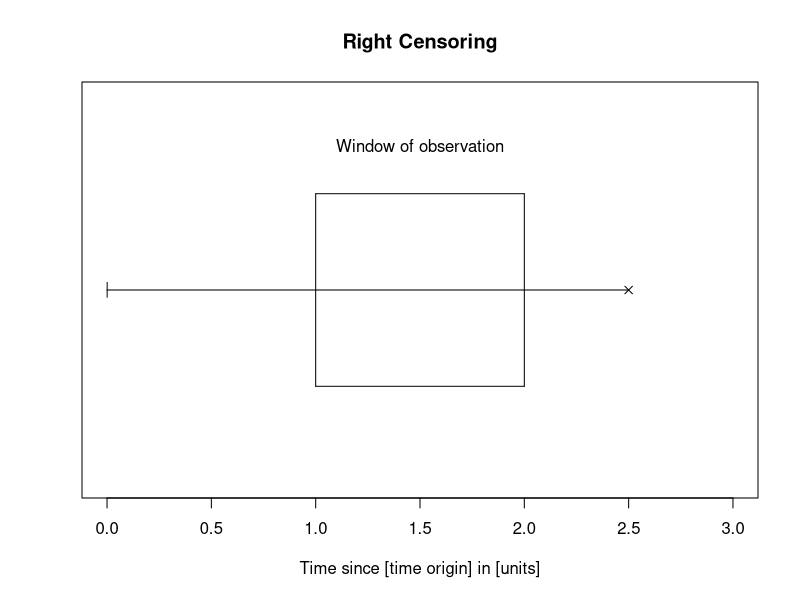
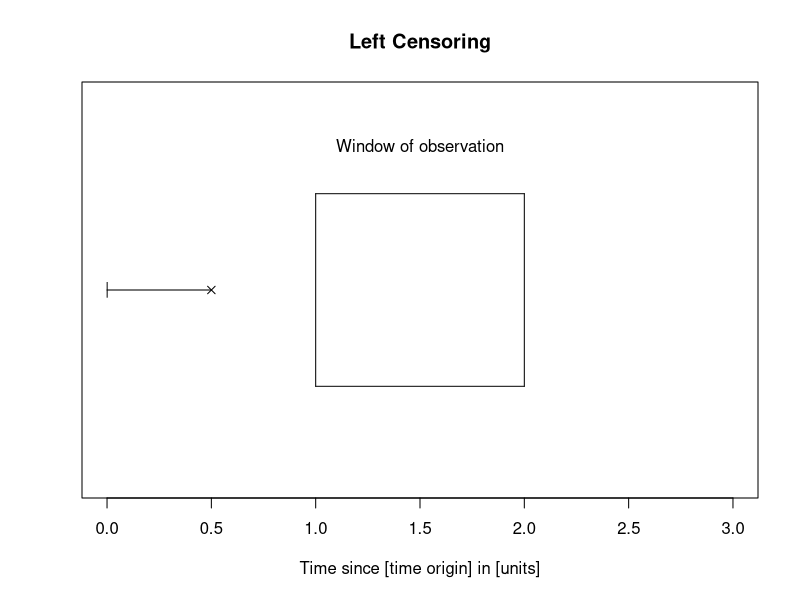
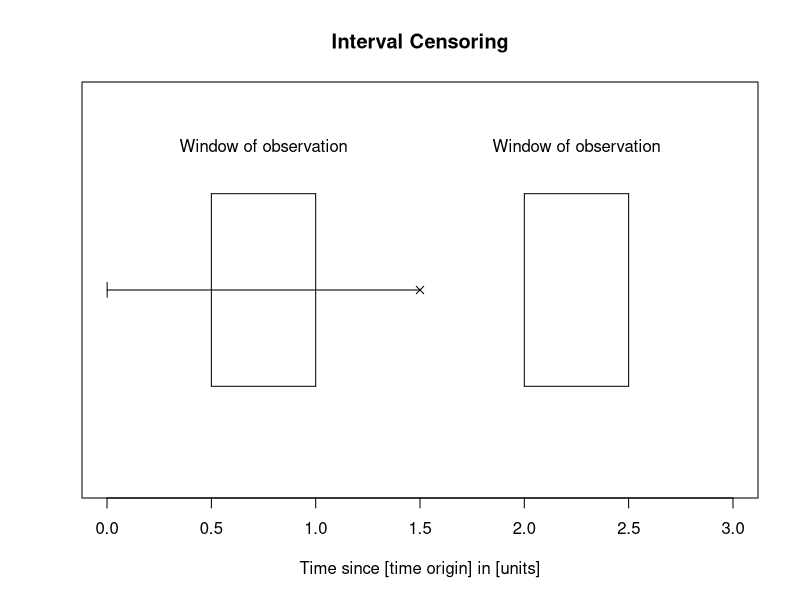
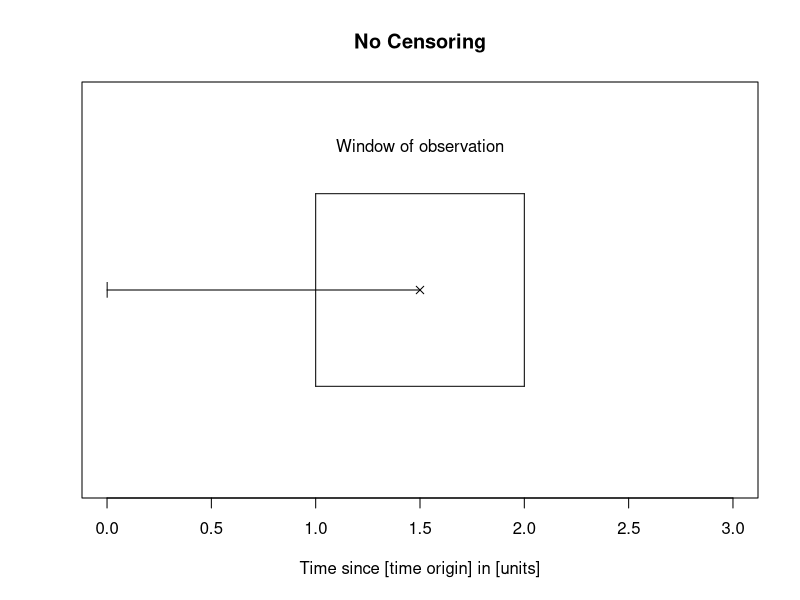

Source code (R) for these figures, in order:
## ---- chunk 1
plot(x = NULL,
     ylab = "",
     xlab = "Time since [time origin] in [units]",
     xlim = c(0,3),
     ylim = c(0,2),
     yaxt = "n",
     main = "Right Censoring")
points(x = 0,
       y = 1,
       pch = "|")
segments(x0 = c(1  ,1  ,2  ,2  ),
         y0 = c(0.5,1.5,1.5,0.5),
         x1 = c(1  ,2  ,2  ,1  ),
         y1 = c(1.5,1.5,0.5,0.5))
text(x = 1.5,
     y = 1.75,
     labels = "Window of observation")
points(x = 2.5,
       y = 1,
       pch = 4)
segments(x0 = 0,
         y0 = 1,
         x1 = 2.5,
         y1 = 1)
## ---- chunk 2
plot(x = NULL,
     ylab = "",
     xlab = "Time since [time origin] in [units]",
     xlim = c(0,3),
     ylim = c(0,2),
     yaxt = "n",
     main = "Left Censoring")
points(x = 0,
       y = 1,
       pch = "|")
segments(x0 = c(1  ,1  ,2  ,2  ),
         y0 = c(0.5,1.5,1.5,0.5),
         x1 = c(1  ,2  ,2  ,1  ),
         y1 = c(1.5,1.5,0.5,0.5))
text(x = 1.5,
     y = 1.75,
     labels = "Window of observation")
points(x = 0.5,
       y = 1,
       pch = 4)
segments(x0 = 0,
         y0 = 1,
         x1 = 0.5,
         y1 = 1)
## ---- chunk 3
plot(x = NULL,
     ylab = "",
     xlab = "Time since [time origin] in [units]",
     xlim = c(0,3),
     ylim = c(0,2),
     yaxt = "n",
     main = "Interval Censoring")
points(x = 0,
       y = 1,
       pch = "|")
segments(x0 = c(0.5,0.5,1  ,1  ),
         y0 = c(0.5,1.5,1.5,0.5),
         x1 = c(0.5,1  ,1  ,0.5),
         y1 = c(1.5,1.5,0.5,0.5))
text(x = 0.75,
     y = 1.75,
     labels = "Window of observation")
segments(x0 = c(2  ,2  ,2.5,2.5),
         y0 = c(0.5,1.5,1.5,0.5),
         x1 = c(2  ,2.5,2.5,2  ),
         y1 = c(1.5,1.5,0.5,0.5))
text(x = 2.25,
     y = 1.75,
     labels = "Window of observation")
points(x = 1.5,
       y = 1,
       pch = 4)
segments(x0 = 0,
         y0 = 1,
         x1 = 1.5,
         y1 = 1)
## ---- chunk 4
plot(x = NULL,
     ylab = "",
     xlab = "Time since [time origin] in [units]",
     xlim = c(0,3),
     ylim = c(0,2),
     yaxt = "n",
     main = "No Censoring")
points(x = 0,
       y = 1,
       pch = "|")
segments(x0 = c(1  ,1  ,2  ,2  ),
         y0 = c(0.5,1.5,1.5,0.5),
         x1 = c(1  ,2  ,2  ,1  ),
         y1 = c(1.5,1.5,0.5,0.5))
text(x = 1.5,
     y = 1.75,
     labels = "Window of observation")
points(x = 1.5,
       y = 1,
       pch = 4)
segments(x0 = 0,
         y0 = 1,
         x1 = 1.5,
         y1 = 1)
